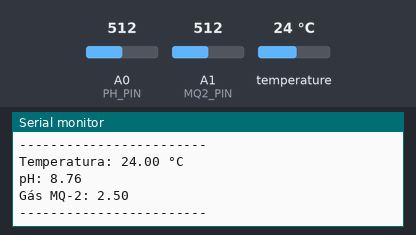
Bench run of a sketch on a simulated Arduino Uno, built with avr-gcc and run on an emulated ATmega328P. Parts: the last lines printed to the serial monitor. The test bench sets the inputs (shaded band); at power-on: temperature 24 °C, A0 (PH_PIN) = 512, A1 (MQ2_PIN) = 512.

Above: at 4.3 s.
4.4 s: temperature set to 12 °C
8.1 s: A0 (PH_PIN) set to 716
At 9.7 s:
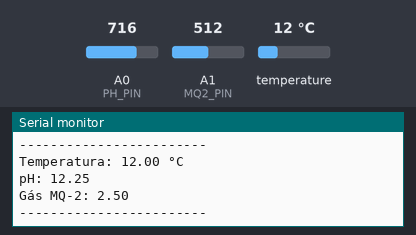
11.8 s: A1 (MQ2_PIN) set to 716
At 13.4 s:
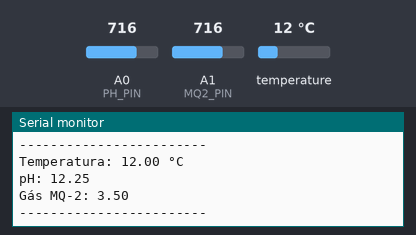
15.5 s: temperature set to 19 °C
19.2 s: A0 (PH_PIN) set to 900
At 20.9 s:
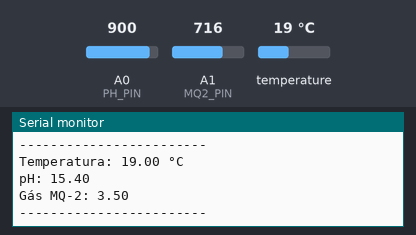
22.9 s: A1 (MQ2_PIN) set to 900
At 23.5 s:
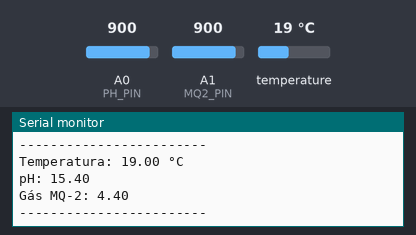
Timing chart, 0 to 25.9 s (numbered marks = the images above; inputs shaded):
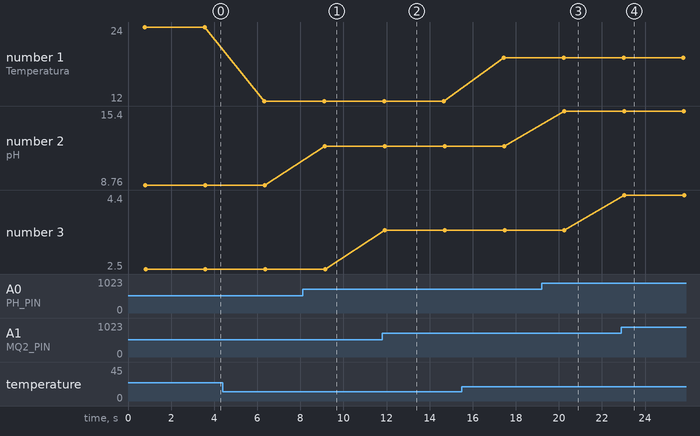

Measured:
- after the input at 8.1 s, the serial monitor: prints a new line after 1.0 s (image 1)
- after the input at 11.8 s, the serial monitor: prints a new line after 0.12 s (image 2)
- after the input at 19.2 s, the serial monitor: prints a new line after 1.0 s (image 3)
- after the input at 22.9 s, the serial monitor: prints a new line after 0.14 s (image 4)
- plotted number 1: 24 → 12 after the input at 4.4 s, 12 → 19 after the input at 15.5 s
- plotted number 2: 8.76 → 12.25 after the input at 8.1 s, 12.25 → 15.4 after the input at 19.2 s
- plotted number 3: 2.5 → 3.5 after the input at 11.8 s, 3.5 → 4.4 after the input at 22.9 s

The sketch:

Biodigestor.ino
```cpp
#include <OneWire.h>
#include <DallasTemperature.h>

#define ONE_WIRE_BUS 2  // Pino do sensor de temperatura DS18B20
#define PH_PIN A0        // Pino do sensor de pH
#define MQ2_PIN A1       // Pino do sensor de gás MQ-2

OneWire oneWire(ONE_WIRE_BUS);
DallasTemperature sensors(&oneWire);

void setup() {
    Serial.begin(9600);
    sensors.begin();
}

void loop() {
    // Leitura do sensor de temperatura
    sensors.requestTemperatures();
    float temperatura = sensors.getTempCByIndex(0);

    // Leitura do sensor de pH
    int leituraPh = analogRead(PH_PIN);
    float phValue = (leituraPh * 5.0 / 1023.0) * 3.5; // Conversão simplificada

    // Leitura do sensor MQ-2
    int leituraMq2 = analogRead(MQ2_PIN);
    float gasValue = (leituraMq2 * 5.0) / 1023.0; // Conversão simplificada

    // Exibir valores no Monitor Serial
    Serial.print("Temperatura: ");
    Serial.print(temperatura);
    Serial.println(" °C");

    Serial.print("pH: ");
    Serial.println(phValue);

    Serial.print("Gás MQ-2: ");
    Serial.println(gasValue);

    Serial.println("------------------------");

    delay(2000); // Aguarda 2 segundos antes de nova leitura
}
```
